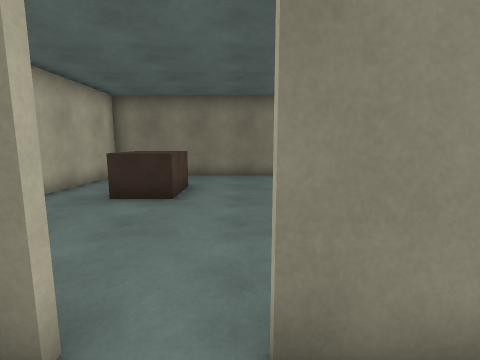
[1] (above)

20 first-person views from a walk through a 3-D level made in the Unity game engine. The camera is 1.4 m above the floor, tilts 8° down and sees 85° across. The floor is counted in squares, 1 m on a side. Each view is taken from the middle of a square. On the plan, view 1 faces up. The plan holds only what a view shows up to about 13 squares ahead; the rest is blank. The place goes on beyond the plan.

[2]
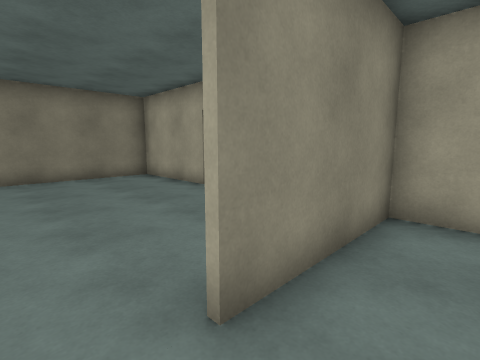

[3]
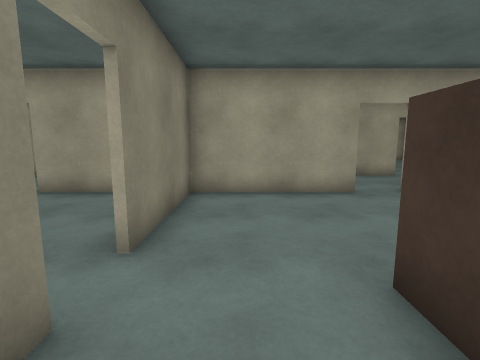

[4]
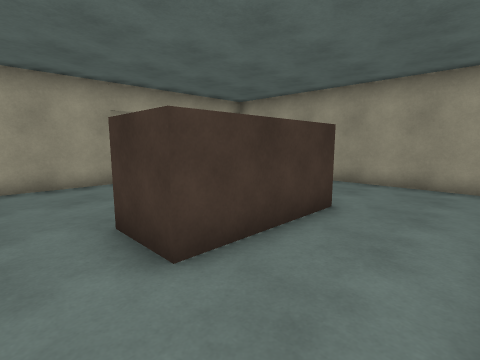

[5]
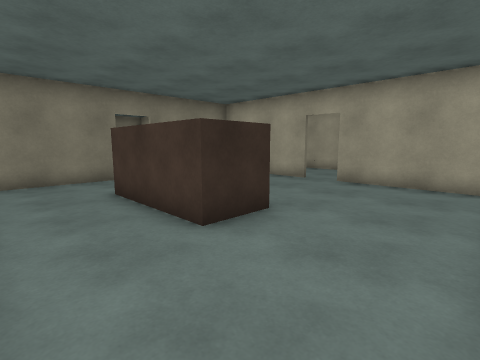

[6]
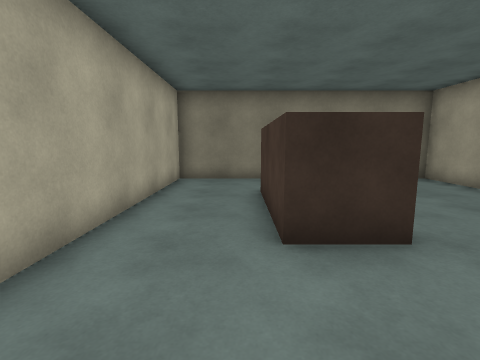

[7]
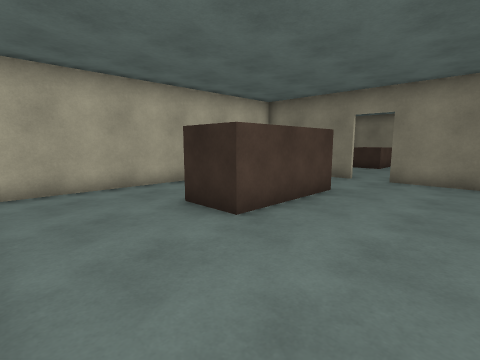

[8]
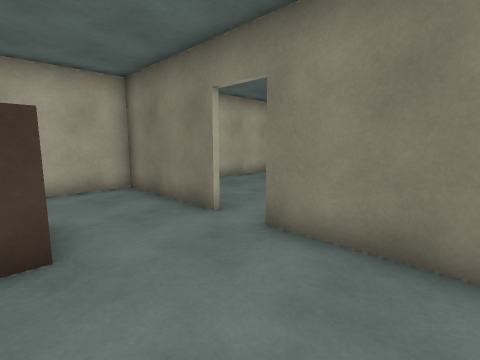

[9]
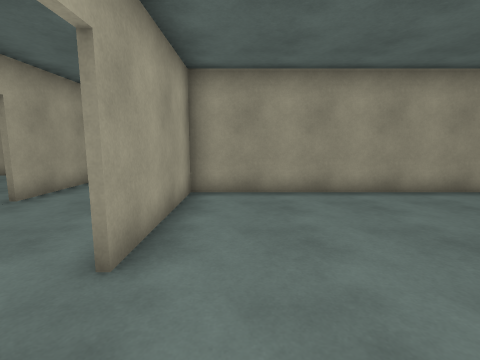

[10]
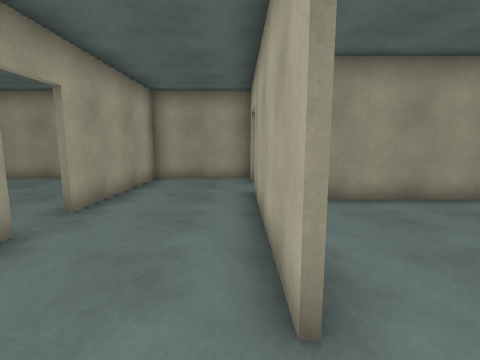

[11]
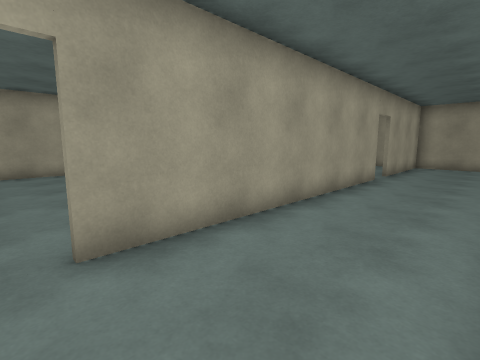

[12]
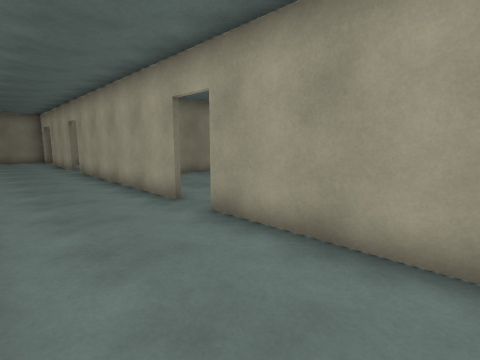

[13]
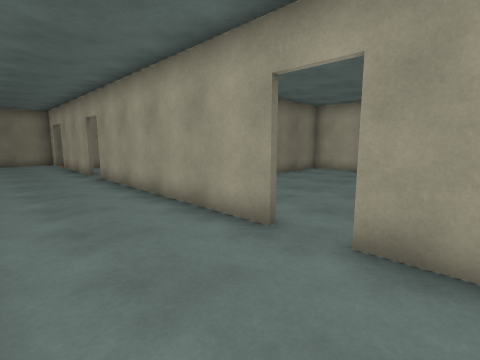

[14]
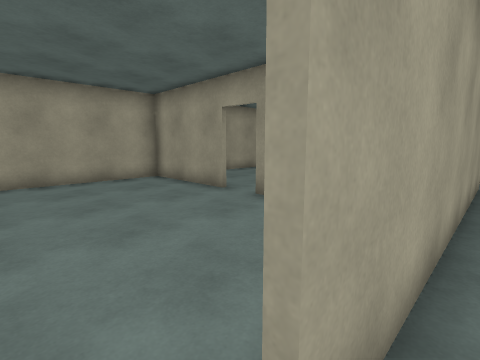

[15]
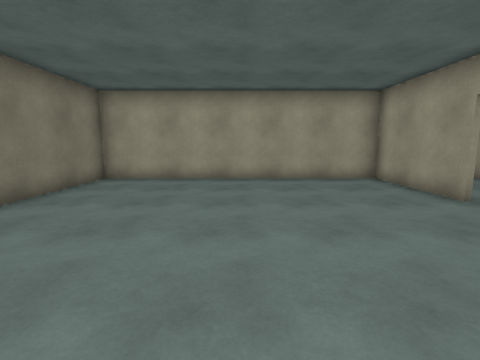

[16]
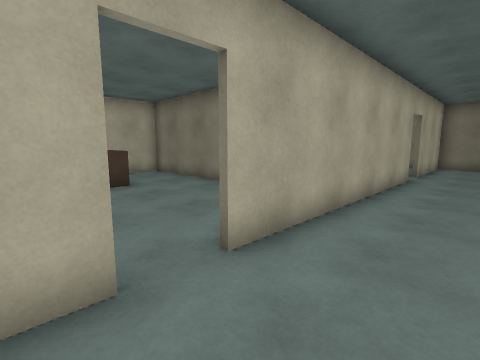

[17]
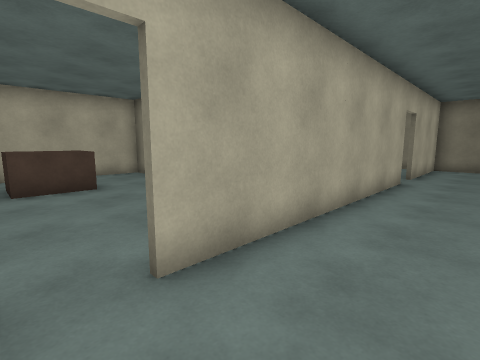

[18]
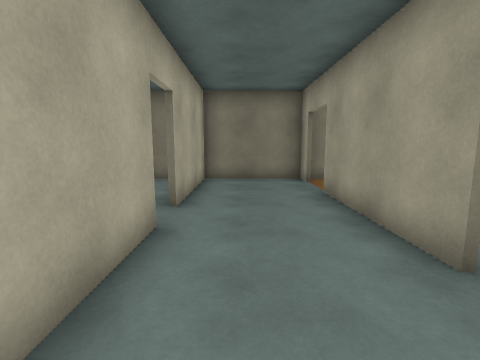

[19]
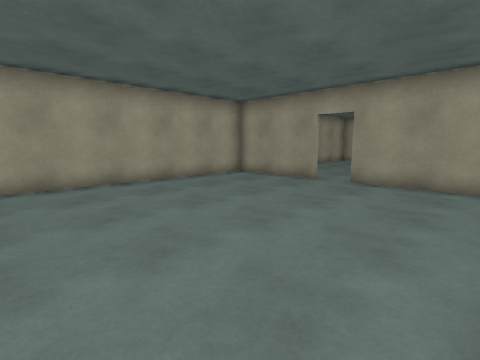

[20]
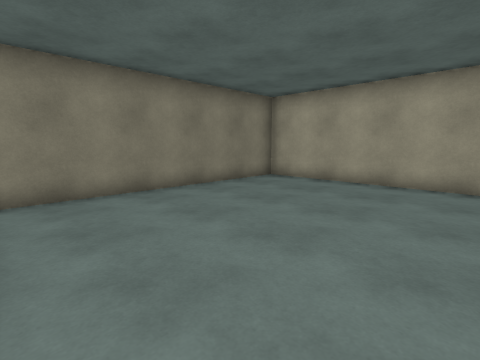

### Floor plan
Ten units are one square. View 1 is at (0, 0); x grows to the right and y downward. Boxes are objects, and circles mark ways between rooms. Rooms are numbered by the first view taken in them; rooms with no view inside come last. Other rooms are left out.
<svg viewBox="-59 -229 248 368">
<path fill="none" stroke="#000" d="M-6 55 -24 55 -24 15 -6 15 -6 55M44 34 44 -14 1 -14M25 94 44 94 44 46M-46 94 5 94M-11 -14 -54 -14 -54 88M46 -59 46 -50M84 -46 84 -134M46 46 46 104M84 69 84 -34M84 -146 84 -195M46 -164 46 -71M45 134 84 134 84 81M84 -215 84 -224 46 -224 46 -176M141 15 184 15 184 -94 92 -94M94 15 129 15M44 -71 44 -114 -54 -114 -54 -51M44 -36 44 -59"/>
<rect x="-35" y="-85" width="20" height="30" fill="#bbb"><title>other object</title></rect>
<circle cx="40" cy="40" r="3" fill="#2a7"/>
<circle cx="80" cy="-40" r="3" fill="#2a7"/>
<circle cx="40" cy="-65" r="3" fill="#2a7"/>
<text x="0" y="50">1</text>
<text x="50" y="-20">2</text>
<text x="130" y="-40">3</text>
<text x="-10" y="-70">4</text>
</svg>
Room 1 opens to room 2. Room 2 opens to room 3. Room 2 opens to room 4.

Where each view was taken, in squares from view 1:
view 1: 0 up, 0 right, facing up
view 2: 0 up, 1 left, facing up-right
view 3: 0 up, 3 left, facing right
view 4: 0 up, 5 left, facing down-right
view 5: 9 down, 5 left, facing up-right
view 6: 9 down, 3 left, facing up
view 7: 9 down, 3 right, facing up-left
view 8: 2 down, 3 right, facing up-left
view 9: 2 down, 3 right, facing down
view 10: 3 down, 5 right, facing down
view 11: 4 up, 5 right, facing down-right
view 12: 1 down, 5 right, facing up-right
view 13: 2 up, 5 right, facing up-right
view 14: 4 up, 8 right, facing down-right
view 15: 4 up, 8 right, facing right
view 16: 5 up, 7 right, facing up-left
view 17: 6 up, 7 right, facing up-left
view 18: 12 up, 6 right, facing up
view 19: 8 up, 9 right, facing down-right
view 20: 2 up, 9 right, facing up-right
